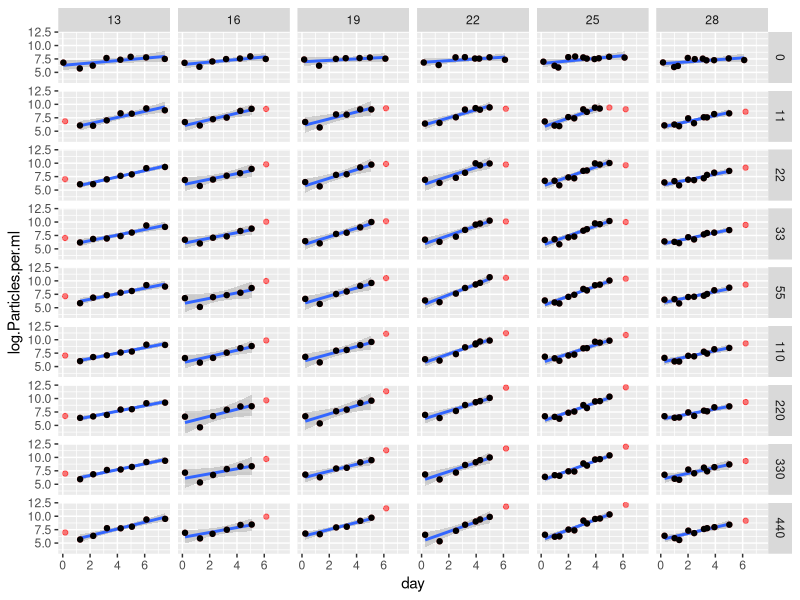
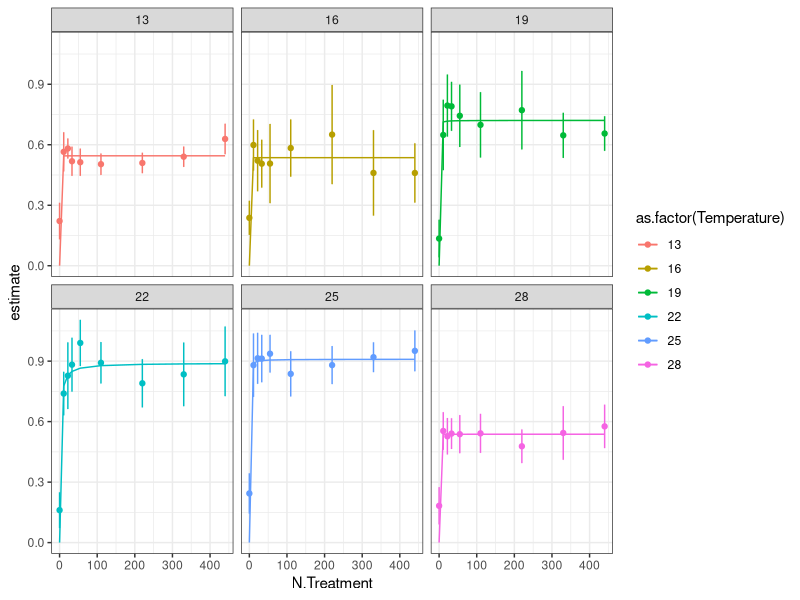
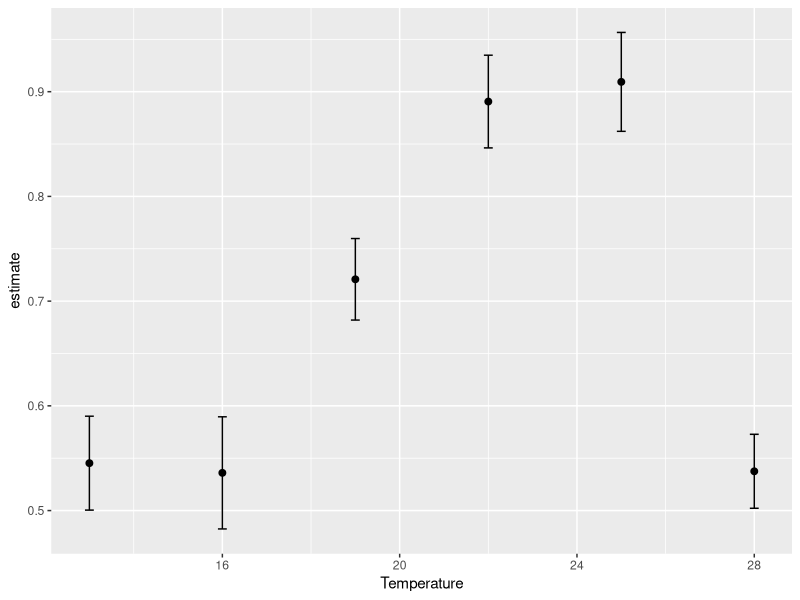
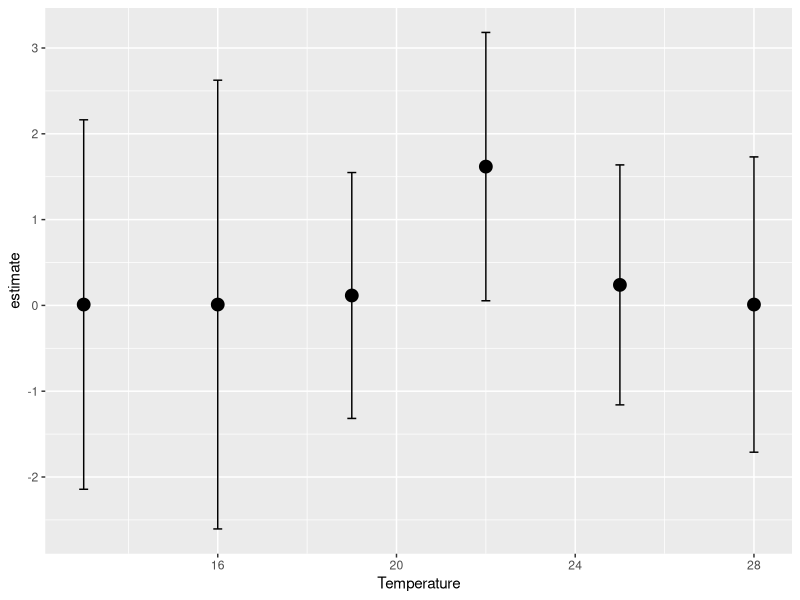
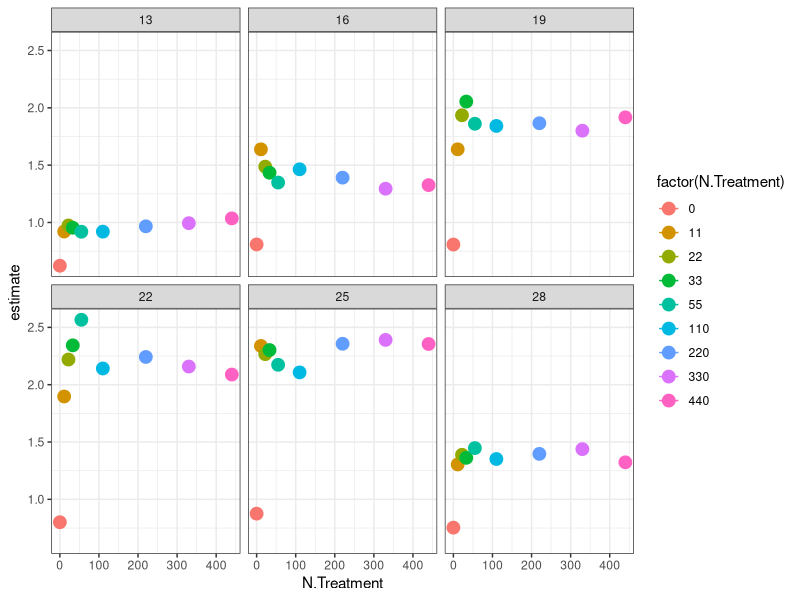
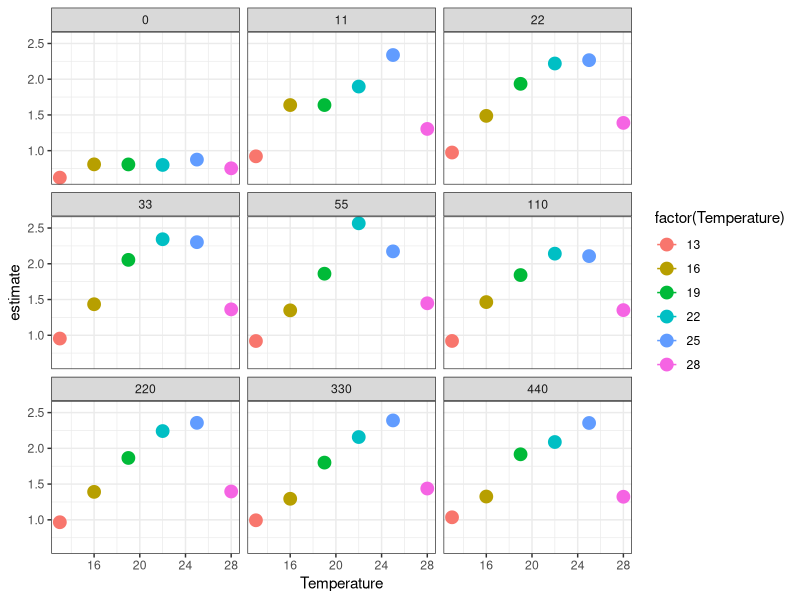
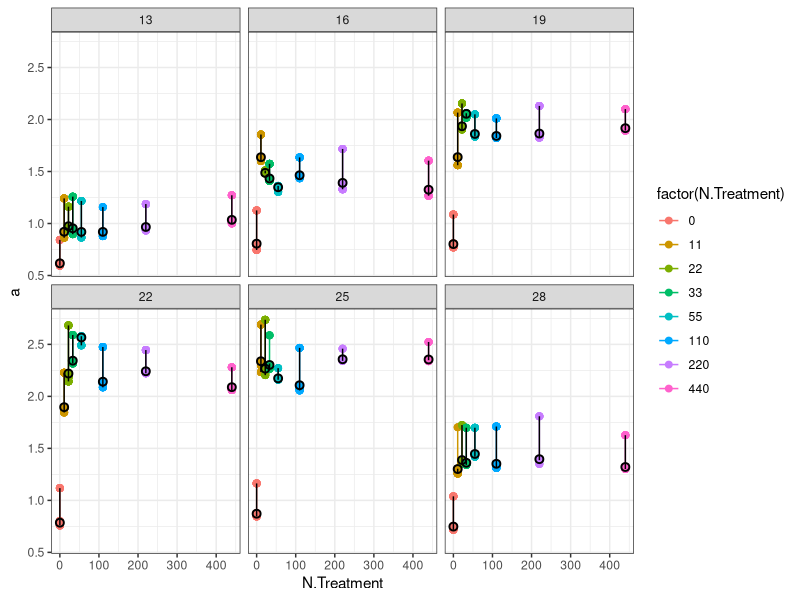
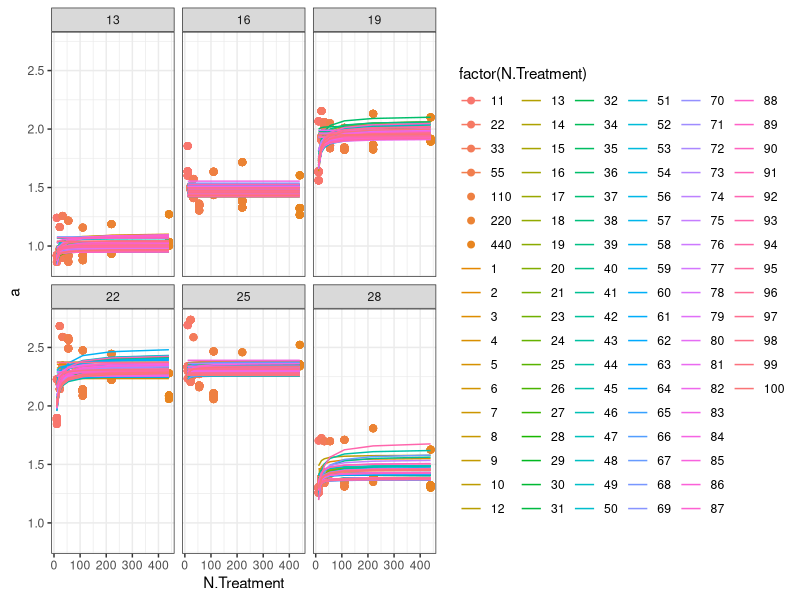

Here is the R script that generated these plots, in order: (Note: this script raises an error after producing the figures.)
library(tidyverse)
library(broom)
library(minpack.lm)
library(purrr)
library(stringr)
library(dplyr)

CS <- read_csv("data/monod_data/CS_15_08_04.csv")

CS<-CS %>% 
  select(-Hours.since.Innoc, -corrected_hour) %>% 
 rename(Hours.since.Innoc=corrected.hours.since.innoc)

  
#take raw data, add actual N concentrations
CSN<- CS %>% 	
  mutate(day = Hours.since.Innoc/24) %>% 
  mutate(log.Particles.per.ml = log(Particles.per.ml+1)) %>% 	
  mutate(N.Treatment = str_replace(N.Treatment, "1", "11")) %>%
  mutate(N.Treatment = str_replace(N.Treatment, "2", "22")) %>% 
  mutate(N.Treatment = str_replace(N.Treatment, "3", "33")) %>%
  mutate(N.Treatment = str_replace(N.Treatment, "4", "55")) %>%
  mutate(N.Treatment = str_replace(N.Treatment, "5", "110")) %>%
  mutate(N.Treatment = str_replace(N.Treatment, "6", "220")) %>%
  mutate(N.Treatment = str_replace(N.Treatment, "7", "330")) %>%
  mutate(N.Treatment = str_replace(N.Treatment, "8", "440")) %>%  
  mutate(N.Treatment = str_replace(N.Treatment, "1105", "55")) %>% 
  mutate(N.Treatment = as.numeric(N.Treatment))



#filter out data where K seems to have been reaCSed beyond the variability expected by noise (quite arbitrary)
CSfiltered<- CS %>% 
  mutate(day = Hours.since.Innoc/24) %>% 
  #filter(day>0.5) %>% 
  mutate(log.Particles.per.ml = log(Particles.per.ml+1)) %>% 	
  filter(  Temperature == 13 & N.Treatment == 8 & day<8 & day>0.5|
           Temperature == 13 & N.Treatment == 7 & day<8 & day>0.5|
           Temperature == 13 & N.Treatment == 6 & day<8 & day>0.5| 
           Temperature == 13 & N.Treatment == 5 & day<8 & day>0.5|
           Temperature == 13 & N.Treatment == 4 & day<8 & day>0.5|
           Temperature == 13 & N.Treatment == 3 & day<8 & day>0.5|
           Temperature == 13 & N.Treatment == 2 & day<8 & day>0.5|
           Temperature == 13 & N.Treatment == 1 & day<8 & day>0.5|
           Temperature == 13 & N.Treatment == 0 & day<8|
           Temperature == 16 & N.Treatment == 8 & day<6|
           Temperature == 16 & N.Treatment == 7 & day<6|
           Temperature == 16 & N.Treatment == 6 & day<6| 
           Temperature == 16 & N.Treatment == 5 & day<6|
           Temperature == 16 & N.Treatment == 4 & day<6|
           Temperature == 16 & N.Treatment == 3 & day<6|
           Temperature == 16 & N.Treatment == 2 & day<6|
           Temperature == 16 & N.Treatment == 1 & day<6|
           Temperature == 16 & N.Treatment == 0 & day<8|
           Temperature == 19 & N.Treatment == 8 & day<6|
           Temperature == 19 & N.Treatment == 7 & day<6|
           Temperature == 19 & N.Treatment == 6 & day<6| 
           Temperature == 19 & N.Treatment == 5 & day<6|
           Temperature == 19 & N.Treatment == 4 & day<6|
           Temperature == 19 & N.Treatment == 3 & day<6 |
           Temperature == 19 & N.Treatment == 2 & day<6 |
           Temperature == 19 & N.Treatment == 1 & day<6 |
           Temperature == 19 & N.Treatment == 0 & day<8|
           Temperature == 22 & N.Treatment == 8 & day<6 |
           Temperature == 22 & N.Treatment == 7 & day<6 |
           Temperature == 22 & N.Treatment == 6 & day<6 | 
           Temperature == 22 & N.Treatment == 5 & day<6 |
           Temperature == 22 & N.Treatment == 4 & day<5.5 |
           Temperature == 22 & N.Treatment == 3 & day<5.5 |
           Temperature == 22 & N.Treatment == 2 & day<5.5 |
           Temperature == 22 & N.Treatment == 1 & day<5.5 |
           Temperature == 22 & N.Treatment == 0 & day<8|
           Temperature == 25 & N.Treatment == 8 & day<6 |
           Temperature == 25 & N.Treatment == 7 & day<6 |
           Temperature == 25 & N.Treatment == 6 & day<6 | 
           Temperature == 25 & N.Treatment == 5 & day<6 |
           Temperature == 25 & N.Treatment == 4 & day<6 |
           Temperature == 25 & N.Treatment == 3 & day<5.5 |
           Temperature == 25 & N.Treatment == 2 & day<5.5 |
           Temperature == 25 & N.Treatment == 1 & day<4.5 |
           Temperature == 25 & N.Treatment == 0 & day<8|
           Temperature == 28 & N.Treatment == 8 & day<6 |
           Temperature == 28 & N.Treatment == 7 & day<6 |
           Temperature == 28 & N.Treatment == 6 & day<6 | 
           Temperature == 28 & N.Treatment == 5 & day<6 |
           Temperature == 28 & N.Treatment == 4 & day<6 |
           Temperature == 28 & N.Treatment == 3 & day<6 |
           Temperature == 28 & N.Treatment == 2 & day<6 |
           Temperature == 28 & N.Treatment == 1 & day<5.5 |
           Temperature == 28 & N.Treatment == 0 & day<8)

#take filtered data, add actual N concentrations
CSfilteredN <- CSfiltered %>% 	
  mutate(N.Treatment = str_replace(N.Treatment, "1", "11")) %>%
  mutate(N.Treatment = str_replace(N.Treatment, "2", "22")) %>% 
  mutate(N.Treatment = str_replace(N.Treatment, "3", "33")) %>%
  mutate(N.Treatment = str_replace(N.Treatment, "4", "55")) %>%
  mutate(N.Treatment = str_replace(N.Treatment, "5", "110")) %>%
  mutate(N.Treatment = str_replace(N.Treatment, "6", "220")) %>%
  mutate(N.Treatment = str_replace(N.Treatment, "7", "330")) %>%
  mutate(N.Treatment = str_replace(N.Treatment, "8", "440")) %>%  
  mutate(N.Treatment = str_replace(N.Treatment, "1105", "55")) %>% 
  mutate(N.Treatment = as.numeric(N.Treatment))


write_csv(CSfilteredN,"data-processed/CSfilteredN.csv")

#fit just lm
CSfilteredN %>%
  ggplot(aes(y=log.Particles.per.ml, x=day))  +
  facet_grid(N.Treatment~Temperature) +
  stat_smooth(method=lm) +
  geom_point(data=CSN, color="red", alpha=0.5) + geom_point()

lmfits<-CSfilteredN %>%
  group_by(N.Treatment, Temperature) %>%
  do(tidy(lm(log.Particles.per.ml~day, data=.)))

#fit monod curve
CS_ks_umax<-lmfits %>%
  filter(term=="day")  %>%
  #filter(N.Treatment!=0) %>%
  group_by(Temperature) %>% 
  mutate(r_estimate=estimate) %>% 
  do(tidy(nls(r_estimate ~ umax* (N.Treatment / (ks+ N.Treatment)),
              data= .,  start=list(ks = 1, umax = 1), algorithm="port", lower=list(c=0.01, d=0),
              control = nls.control(maxiter=500, minFactor=1/204800000))))


CS_ks_umax_pred<-lmfits %>%
  filter(term=="day")  %>%
  #filter(N.Treatment!=0) %>%
  group_by(Temperature) %>% 
  mutate(r_estimate=estimate) %>% 
  do(augment(nls(r_estimate ~ umax* (N.Treatment / (ks+ N.Treatment)),
                 data= .,  start=list(ks = 1, umax = 1), algorithm="port", lower=list(c=0.01, d=0),
                 control = nls.control(maxiter=500, minFactor=1/204800000))))

#plot monod curve
lmfits %>%
  filter(term=="day")  %>%
  ggplot(aes(x=N.Treatment, y=estimate, color=as.factor(Temperature))) + geom_point() +
  geom_errorbar(aes(ymin=estimate-std.error, ymax=estimate+std.error), width=.2) + theme_bw() +
  geom_line(data=CS_ks_umax_pred, aes(x=N.Treatment, y=.fitted)) +
  facet_wrap(~Temperature)


CS_ks_umax %>%
  filter(term=="umax") %>%
  ggplot(aes(x = Temperature, y = estimate)) + geom_point(size = 2) +
  geom_errorbar(aes(ymin=estimate-std.error, ymax=estimate+std.error), width=.2)

CS_ks_umax %>%
  filter(term=="ks") %>%
  ggplot(aes(x = Temperature, y = estimate)) + geom_point(size = 4) +
  geom_errorbar(aes(ymin=estimate-std.error, ymax=estimate+std.error), width=.2)

#
#
#
# working in non-logged data, fitting exponential curve
CSfilteredN %>% 
  group_by(Temperature, N.Treatment) %>% 
  do(tidy(nls(Particles.per.ml ~ 75 * (1+a)^(day),
              data= .,  start=list(a=0.01),
              control = nls.control(maxiter=100, minFactor=1/204800000)))) %>% 
  ungroup() %>% 
  ggplot(aes(x = N.Treatment, y = estimate, color = factor(N.Treatment))) + geom_point(size = 4) +
  geom_line() + theme_bw() + facet_wrap( ~ Temperature)
ggsave("figures/CS_monod_curves.png")
  

CS_r <- CSfilteredN %>% 
  group_by(Temperature, N.Treatment) %>% 
  do(tidy(nls(Particles.per.ml ~ 75 * (1+a)^(day),
              data= .,  start=list(a=0.01),
              control = nls.control(maxiter=100, minFactor=1/204800000)))) 

write_csv(CS_r, "data-processed/fitted_r_CS_from_2015.csv")


CSfilteredN %>% 
  group_by(Temperature, N.Treatment) %>% 
  do(tidy(nls(Particles.per.ml ~ 75 * (1+a)^(day),
              data= .,  start=list(a=0.01),
              control = nls.control(maxiter=100, minFactor=1/204800000)))) %>% 
  ggplot(aes(x = Temperature, y = estimate, color = factor(Temperature))) + geom_point(size = 4) +
  geom_line() + theme_bw() + facet_wrap( ~ N.Treatment)
ggsave("figures/CS_TPC_by_nitrate_curves.png")


#set up the bootstrapping
for (j in c(13, 16, 19, 22, 25, 28)){
  for (k in c(0, 11, 22, 33, 55, 110, 220, 440)){
    test<-subset(CSfilteredN, CSfilteredN$Temperature==j & CSfilteredN$N.Treatment==k)
    boot_r<-1:100
    for(i in 1:100){
      mod<-sample_n(test, length(test$day)-1) %>% #take a sample of 1 - total # of days
        do(tidy(nls(Particles.per.ml ~ 75 * (1+a)^(day),
                    data= .,  start=list(a=0.01),
                    control = nls.control(maxiter=100, minFactor=1/204800000))))
      boot_r[i]<-mod$estimate
      name<-data.frame(a=boot_r, Temperature=test$Temperature[1], N.Treatment=test$N.Treatment[1], run=1:100)
      assign(paste("CSboot_r_unique", test$Temperature[1], test$N.Treatment[1], sep ="_"), name)
    }
  }
}

# bind all of the objects that start with boot_r_unique_!
CS_unique_boots<-do.call("rbind", mget(ls(pattern="CSboot_r_unique"))) %>%
  select(a, Temperature, N.Treatment, run) %>%
  mutate(Species="CS")

write_csv(as.data.frame(CS_unique_boots), "data-processed/CS_unique_boots.csv")

dim(CS_unique_boots)

#plot the bootstrapped data - monod
CS_unique_boots %>% 
  group_by(Temperature, N.Treatment) %>% 
  ggplot(aes(x = N.Treatment, y = a, color = factor(N.Treatment))) + geom_point(size = 2) +
  geom_line() + theme_bw() + facet_wrap( ~ Temperature) + 
  stat_summary(mapping = aes(x = N.Treatment, y = a),
               fun.ymin = function(z) { quantile(z,0.05) },
               fun.ymax = function(z) { quantile(z,0.95) },
               fun.y = median, pch=1, size = 0.5, colour="black")
ggsave("figures/CS_monod_bootstrap.png")

#fit monod curve to each bootstrap
CS_ks_umax_boot<-CS_unique_boots %>%
  filter(N.Treatment!=0) %>%
  filter(N.Treatment!=330) %>%
  group_by(Temperature, run) %>% 
  mutate(r_estimate=a) %>% 
  do(tidy(nls(r_estimate ~ umax* (N.Treatment / (ks+ N.Treatment)),
              data= .,  start=list(ks = 0.2, umax = 1), algorithm="port", lower=list(c=0, d=0),
              control = nls.control(maxiter=500, minFactor=1/204800000))))
write_csv(CS_ks_umax_boot, "data-processed/CS_ks_umax_boot.csv")


#plot monod curves with fitted line
CS_ks_umax_fitted<-CS_unique_boots %>%
  filter(N.Treatment!=0) %>%
  filter(N.Treatment!=330) %>%
  group_by(Temperature, run) %>% 
  mutate(r_estimate=a) %>% 
  do(augment(nls(r_estimate ~ umax* (N.Treatment / (ks+ N.Treatment)),
                 data= .,  start=list(ks = 0.2, umax = 1), algorithm="port", lower=list(c=0, d=0),
                 control = nls.control(maxiter=100, minFactor=1/204800000))))

CS_unique_boots %>% 
  group_by(Temperature) %>% 
  filter(N.Treatment!=0) %>%
  ggplot(aes(x = N.Treatment, y = a, color = factor(N.Treatment))) + geom_point(size = 2) +
  theme_bw() + facet_wrap( ~ Temperature) + 
  geom_line(data=CS_ks_umax_fitted, aes(x=N.Treatment, y=.fitted, color=as.factor(run))) 
ggsave("figures/CS_monod_fitted_bootstrapped.png")
#Joey - can you help make this nice?

#get range of ks and umax for each temp
CS_summ_ks_umax<-CS_ks_umax_boot %>%
  #filter(term=="ks") %>% 
  group_by(Temperature, term) %>% 
  summarize(., mn=median(estimate), uci=quantile(estimate, 0.95), lci=quantile(estimate, 0.05))

CS_summ_ks_umax %>%
  ggplot(aes(x = Temperature, y = mn)) + geom_point(size = 2) +
  facet_wrap( ~ term, scales = "free") +
  geom_errorbar(aes(ymin=lci, ymax=uci), width=.2)
ggsave("figures/CS_ks_umax_boot.png")
write_csv(CS_summ_ks_umax, "data-processed/CS_summ_ks_umax.csv")

#
#
#
#
#previous code working in linear data...
CSfilteredN %>% 
  filter(day>0.5) %>% 
  mutate(Particles.per.ml = log(Particles.per.ml+1)) %>% 
  ggplot(data = ., aes(x = day, y = Particles.per.ml, color = factor(N.Treatment))) + geom_point() +
  facet_wrap( ~ Temperature, scales = "free") + geom_line() + 
  geom_smooth(method=lm, se=FALSE) 


linear_r<-CSfilteredN %>% 
  mutate(Particles.per.ml = log(Particles.per.ml)) %>% 
  filter(day>0.5) %>% 
  group_by(N.Treatment, Temperature) %>% 
  do(tidy(lm(Particles.per.ml ~ day, data=.))) 
write_csv(linear_r, "data-processed/CS_r_lm.csv")

#plot monod curves with error
linear_r %>% 
  filter(term=="day") %>% 
  ggplot(aes(x = N.Treatment, y = estimate, color = factor(N.Treatment))) + geom_point(size = 4) +
  theme_bw() + facet_wrap( ~ Temperature) + 
  geom_errorbar(aes(ymin=estimate-std.error, ymax=estimate+std.error), width=.2)
ggsave("figures/CS_monod_curves.png")

#plot linear fit over raw data
linear_r_aug<- CSfilteredN %>% 
  mutate(Particles.per.ml = log(Particles.per.ml+1)) %>% 
  filter(day>0.5) %>% 
  group_by(N.Treatment, Temperature) %>% 
  do(augment(lm(Particles.per.ml ~ day, data=.))) 

CSN %>% 
  mutate(Particles.per.ml = log(Particles.per.ml)) %>% 
  #filter(N.Treatment %in% c(330,440)) %>% 
  filter(Temperature %in% c(13)) %>% 
  ggplot(data = ., aes(x = day, y = Particles.per.ml, color = factor(N.Treatment))) + 
  geom_point() +
  facet_wrap( ~ N.Treatment, scales = "free") + geom_line() + 
  geom_line(data=subset(linear_r_aug, linear_r_aug$Temperature %in% c(13)), aes(x=day, y=.fitted, colour=factor(N.Treatment)))
#geom_line(data=linear_r_aug, aes(x=day, y=.fitted, colour=factor(N.Treatment)))

ggsave("figures/CS_linear_R_fits.png")

#fitting monod curve -------
CS_r_lm<-read_csv("data-processed/CS_r_lm.csv") #read in the data

CS_ks_umax<-CS_r_lm %>%
  filter(N.Treatment!=0) %>%
  filter(term=="day") %>% 
  group_by(Temperature) %>% 
  mutate(r_estimate=estimate) %>% 
  do(tidy(nls(r_estimate ~ umax* (N.Treatment / (ks+ N.Treatment)),
              data= .,  start=list(ks = 0.001, umax = 0.01), algorithm="port", lower=list(c=0, d=0),
              control = nls.control(maxiter=100, minFactor=1/204800000))))
write_csv(CS_ks_umax, "data-processed/CS_ks_umax.csv")

CS_ks_umax_fitted<-CS_r_lm %>%
  filter(N.Treatment!=0) %>%
  filter(term=="day") %>% 
  group_by(Temperature) %>% 
  mutate(r_estimate=estimate) %>% 
  do(augment(nls(r_estimate ~ umax* (N.Treatment / (ks+ N.Treatment)),
                 data= .,  start=list(ks = 0.001, umax = 0.01), algorithm="port", lower=list(c=0, d=0),
                 control = nls.control(maxiter=100, minFactor=1/204800000))))

#plot monod curves with fitted line
linear_r %>% 
  filter(term=="day") %>% 
  filter(N.Treatment!=0) %>%
  ggplot(aes(x = N.Treatment, y = estimate, color = factor(N.Treatment))) + geom_point(size = 4) +
  theme_bw() + facet_wrap( ~ Temperature) + 
  geom_errorbar(aes(ymin=estimate-std.error, ymax=estimate+std.error), width=.2) + 
  geom_line(data=CS_ks_umax_fitted, aes(x=N.Treatment, y=.fitted), color=1) 


#stat_function(fun = function(x) test$umax[3]*(x / (test$ks[3]+ x)))
#joey please help me draw line from a dataframe that parse out over plots by temperature

CS_ks_umax %>%
  filter(term=="umax") %>%
  ggplot(aes(x = Temperature, y = estimate)) + geom_point(size = 2) +
  geom_errorbar(aes(ymin=estimate-std.error, ymax=estimate+std.error), width=.2)

CS_ks_umax %>%
  filter(term=="ks") %>%
  ggplot(aes(x = Temperature, y = estimate)) + geom_point(size = 4) +
  geom_errorbar(aes(ymin=estimate-std.error, ymax=estimate+std.error), width=.2)


# plot R-star ------------
#R* = mKs / umax - m
#
#set m at 0.1
CS_umax<- CS_ks_umax %>%
  filter(term=="umax") 
CS_ks<- CS_ks_umax %>%
  filter(term=="ks") 
m<-rep(0.1, 6)
CS_umax$rstar<-m * CS_ks$estimate / (CS_umax$estimate - m)
CS_umax %>%
  ggplot(aes(x = Temperature, y = rstar)) + geom_point(size = 4) 

#next redo this by pulling 1000 iterations from umax and k estimates with norm dist with se
#write a function to draw random numbers with a boundary of 0:
rtnorm <- function(n, mean, sd, a = -Inf, b = Inf){
  qnorm(runif(n, pnorm(a, mean, sd), pnorm(b, mean, sd)), mean, sd)
}

CS_rstar_norm_summ<-data.frame(median=1:6, lci=1:6, uci=1:6, Temperature=CS_ks$Temperature)
for(i in 1:length(TT_umax$estimate)){
  rstar_norm<-(rtnorm(n=100, mean=CS_ks$estimate[i], sd=CS_ks$std.error[i], a=0, b=Inf)*m)/
    (rnorm(100, mean=CS_umax$estimate[i], sd=CS_umax$std.error[i])-m)
  CS_rstar_norm_summ[i,c(1:3)]<-quantile(rstar_norm, c(0.5, 0.05, 0.95))
}

write_csv(CS_rstar_norm_summ, "data-processed/CS_rstar.csv")

with(CS_rstar_norm_summ, plot(median~Temperature, ylim=c(0, max(uci)*2), ylab="R star, uM", las=1))
with(CS_rstar_norm_summ, segments(Temperature, lci, 
                                  Temperature, uci))
